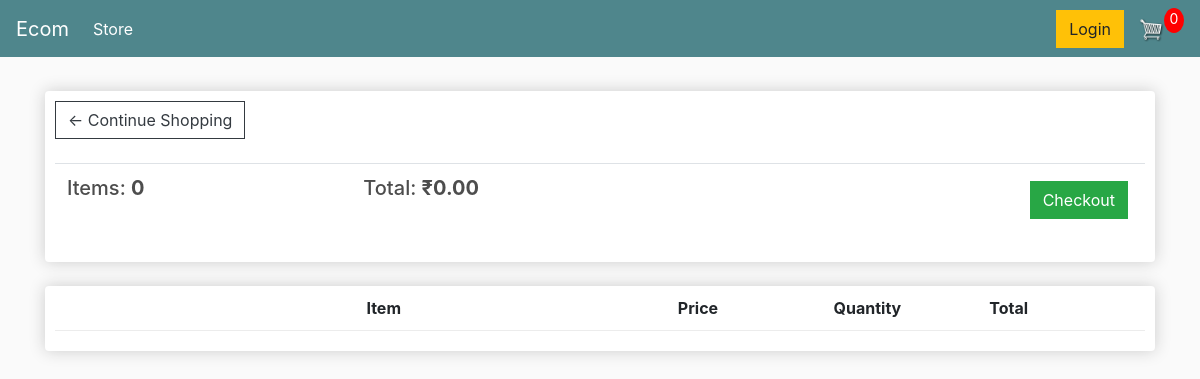
The page /cart/ (signed in) on the database as committed earlier.
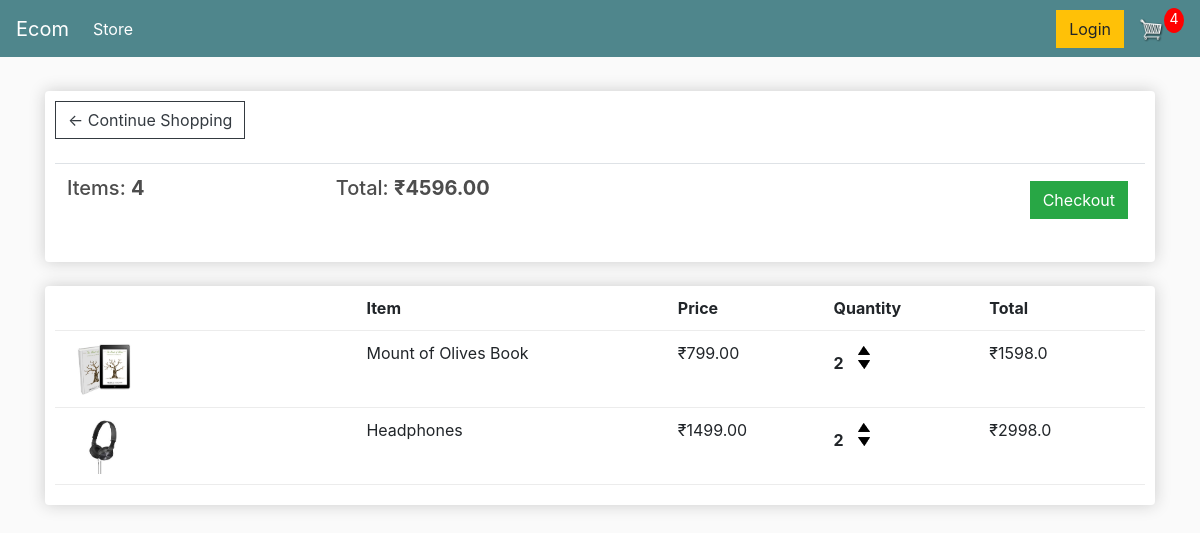
The same page on the database as committed later.
### store/models.py (models this page shows, shortened)
class Order(models.Model):
	customer = models.ForeignKey(Customer, on_delete=models.SET_NULL, null=True, blank=True)
	date_ordered = models.DateTimeField(auto_now_add=True)
	complete = models.BooleanField(default=False, null=True, blank=False)
	transaction_id = models.CharField(max_length=100, null=True)
	@property
	def get_cart_total(self):
		orderitems=self.orderitem_set.all()
		total=sum([item.get_total for item in orderitems])
		return total
	@property
	def get_cart_items(self):
		orderitems=self.orderitem_set.all()
		total=sum([item.quantity for item in orderitems])
		return total

class OrderItem(models.Model):
	product = models.ForeignKey(Product, on_delete=models.SET_NULL, null=True)
	order = models.ForeignKey(Order, on_delete=models.SET_NULL, null=True)
	quantity = models.IntegerField(default=0, null=True, blank=True)
	date_added = models.DateTimeField(auto_now_add=True)
	@property
	def get_total(self):
		total=self.product.price * self.quantity
		return total

class Product(models.Model):
    name = models.CharField(max_length=200)
    price = models.FloatField()
    digital = models.BooleanField(default=False,null=True, blank=True)
    image = models.ImageField(null=True, blank=True)
    @property
    def imageURL(self):
    	try:
    		url = self.image.url
    	except:
    		url = ''
    	return url

### store/views.py (the view)
# urls.py: path('cart/',views.cart, name="cart"),
def cart(request):
	data = cartData(request)
	cartItems = data['cartItems']
	order = data['order']
	items = data['items']
	context = {'items':items, 'order':order, 'cartItems':cartItems}
	return render(request, 'store/cart.html', context)

### store/utils.py (called while the page is built)
def cartData(request):
	if request.user.is_authenticated:
		customer = request.user.customer
		order, created = Order.objects.get_or_create(customer=customer, complete=False)
		items = order.orderitem_set.all()
		cartItems = order.get_cart_items
	else:
		cookieData = cookieCart(request)
		cartItems = cookieData['cartItems']
		order = cookieData['order']
		items = cookieData['items']
	return {'cartItems':cartItems ,'order':order, 'items':items}

### store/templates/store/cart.html
{% extends 'store/main.html' %}
{% load static %}
{% block content %}
    <div class="row">
        <div class="col-lg-12">
            <div class="box-element">
                <a  class="btn btn-outline-dark" href="{% url 'store' %}">&#x2190; Continue Shopping</a>
                <br>
                <br>
                <table class="table">
                    <tr>
                        <th><h5>Items: <strong>{{order.get_cart_items}}</strong></h5></th>
                        <th><h5>Total: <strong>₹{{order.get_cart_total|floatformat:2}}</strong></h5></th>
                        <th>
                            <a  style="float:right; margin:5px;" class="btn btn-success" href="{% url 'checkout' %}">Checkout</a>
                        </th>
                    </tr>
                </table>
            </div>
            <br>
            <div class="box-element">
                <div class="cart-row">
                    <div style="flex:2"></div>
                    <div style="flex:2"><strong>Item</strong></div>
                    <div style="flex:1"><strong>Price</strong></div>
                    <div style="flex:1"><strong>Quantity</strong></div>
                    <div style="flex:1"><strong>Total</strong></div>
                </div>
                {% for item in items %}
                <div class="cart-row">
                    <div style="flex:2"><img class="row-image" src="{{item.product.imageURL}}"></div>
                    <div style="flex:2">{{item.product.name}}</div>
                    <div style="flex:1">₹{{item.product.price|floatformat:2}}</div>
                    <div style="flex:1">
                        <p class="quantity">{{item.quantity}}</p>
                        <div class="quantity">
                            <img data-product={{item.product.id}} data-action="add" class="chg-quantity update-cart" src="{% static  'images/arrow-up.png' %}">
                            <img data-product={{item.product.id}} data-action="remove" class="chg-quantity update-cart" src="{% static  'images/arrow-down.png' %}">
                        </div>
                    </div>
                    <div style="flex:1">₹{{item.get_total}}</div>
                </div>
                {% endfor %}
            </div>
        </div>
    </div>
{% endblock content %}

Rows that differ between the two databases and show on the page:
no longer on this page (row edited): Order: get_cart_items "0", get_cart_total "0.00"
added Order: get_cart_items "4", get_cart_total "4596.00"
added OrderItem: product.imageURL (picture), product.name "Mount of Olives Book", product.price "799.00", quantity "2", get_total "1598.0"
added OrderItem: product.imageURL (picture), product.name "Headphones", product.price "1499.00", quantity "2", get_total "2998.0"
Other text that changed with them:
{{ cartItems }}: "0" → "4"
